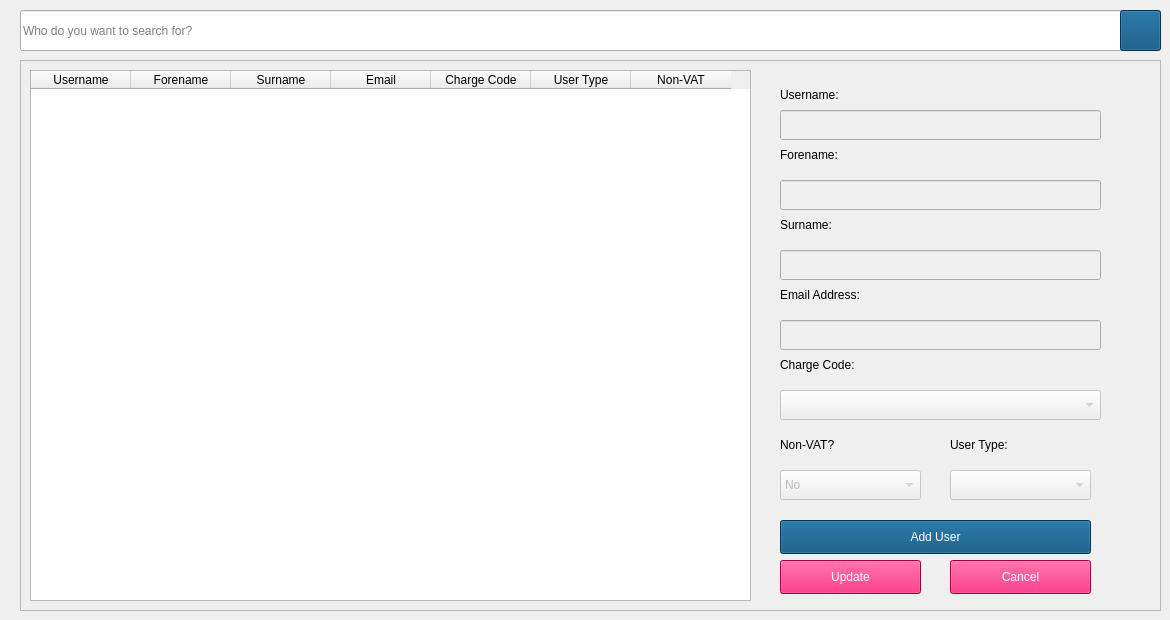
        <widget class="QWidget" name="ManageUsersWidget">
         <widget class="QFrame" name="ManageUsersFrame">
          <property name="geometry">
           <rect>
            <x>20</x>
            <y>60</y>
            <width>1141</width>
            <height>551</height>
           </rect>
          </property>
          <property name="styleSheet">
           <string notr="true">font: 12pt &quot;Verdana&quot;;</string>
          </property>
          <property name="frameShape">
           <enum>QFrame::StyledPanel</enum>
          </property>
          <property name="frameShadow">
           <enum>QFrame::Raised</enum>
          </property>
          <widget class="QLabel" name="usr_3">
           <property name="geometry">
            <rect>
             <x>760</x>
             <y>20</y>
             <width>321</width>
             <height>30</height>
            </rect>
           </property>
           <property name="styleSheet">
            <string notr="true">font: 12pt &quot;Verdana&quot;;</string>
           </property>
           <property name="text">
            <string>Username:</string>
           </property>
          </widget>
          <widget class="QLineEdit" name="ManageUsersUsernameLineEdit">
           <property name="enabled">
            <bool>false</bool>
           </property>
           <property name="geometry">
            <rect>
             <x>760</x>
             <y>50</y>
             <width>321</width>
             <height>30</height>
            </rect>
           </property>
           <property name="styleSheet">
            <string notr="true">font: 12pt &quot;Verdana&quot;;</string>
           </property>
          </widget>
          <widget class="QLineEdit" name="ManageUsersForenameLineEdit">
           <property name="enabled">
            <bool>false</bool>
           </property>
           <property name="geometry">
            <rect>
             <x>760</x>
             <y>120</y>
             <width>321</width>
             <height>30</height>
            </rect>
           </property>
           <property name="styleSheet">
            <string notr="true">font: 12pt &quot;Verdana&quot;;</string>
           </property>
          </widget>
          <widget class="QLabel" name="fore_3">
           <property name="geometry">
            <rect>
             <x>760</x>
             <y>80</y>
             <width>321</width>
             <height>30</height>
            </rect>
           </property>
           <property name="styleSheet">
            <string notr="true">font: 12pt &quot;Verdana&quot;;</string>
           </property>
           <property name="text">
            <string>Forename:</string>
           </property>
          </widget>
          <widget class="QLineEdit" name="ManageUsersSurnameLineEdit">
           <property name="enabled">
            <bool>false</bool>
           </property>
           <property name="geometry">
            <rect>
             <x>760</x>
             <y>190</y>
             <width>321</width>
             <height>30</height>
            </rect>
           </property>
           <property name="styleSheet">
            <string notr="true">font: 12pt &quot;Verdana&quot;;</string>
           </property>
           <property name="text">
            <string/>
           </property>
          </widget>
          <widget class="QLabel" name="label_34">
           <property name="geometry">
            <rect>
             <x>760</x>
             <y>150</y>
             <width>321</width>
             <height>30</height>
            </rect>
           </property>
           <property name="styleSheet">
            <string notr="true">font: 12pt &quot;Verdana&quot;;</string>
           </property>
           <property name="text">
            <string>Surname:</string>
           </property>
          </widget>
          <widget class="QLineEdit" name="ManageUsersEmailLineEdit">
           <property name="enabled">
            <bool>false</bool>
           </property>
           <property name="geometry">
            <rect>
             <x>760</x>
             <y>260</y>
             <width>321</width>
             <height>30</height>
            </rect>
           </property>
           <property name="styleSheet">
            <string notr="true">font: 12pt &quot;Verdana&quot;;</string>
           </property>
          </widget>
          <widget class="QLabel" name="label_35">
           <property name="geometry">
            <rect>
             <x>760</x>
             <y>220</y>
             <width>321</width>
             <height>30</height>
            </rect>
           </property>
           <property name="styleSheet">
            <string notr="true">font: 12pt &quot;Verdana&quot;;</string>
           </property>
           <property name="text">
            <string>Email Address:</string>
           </property>
          </widget>
          <widget class="QLabel" name="label_36">
           <property name="geometry">
            <rect>
             <x>760</x>
             <y>290</y>
             <width>321</width>
             <height>30</height>
            </rect>
           </property>
           <property name="styleSheet">
            <string notr="true">font: 12pt &quot;Verdana&quot;;</string>
           </property>
           <property name="text">
            <string>Charge Code:</string>
           </property>
          </widget>
          <widget class="QPushButton" name="ManageUsersUpdateButton">
           <property name="geometry">
            <rect>
             <x>760</x>
             <y>500</y>
             <width>141</width>
             <height>34</height>
            </rect>
           </property>
           <property name="styleSheet">
            <string notr="true">font: 12pt &quot;Verdana&quot;;
background-color: rgb(231, 0, 90);
color: rgb(255, 255, 255);</string>
           </property>
           <property name="text">
            <string>Update</string>
           </property>
          </widget>
          <widget class="QPushButton" name="ManageUsersCancelButton">
           <property name="geometry">
            <rect>
             <x>930</x>
             <y>500</y>
             <width>141</width>
             <height>34</height>
            </rect>
           </property>
           <property name="styleSheet">
            <string notr="true">font: 12pt &quot;Verdana&quot;;
background-color: rgb(231, 0, 90);
color: rgb(255, 255, 255);</string>
           </property>
           <property name="text">
            <string>Cancel</string>
           </property>
          </widget>
          <widget class="QLabel" name="label_37">
           <property name="geometry">
            <rect>
             <x>930</x>
             <y>370</y>
             <width>100</width>
             <height>30</height>
            </rect>
           </property>
           <property name="styleSheet">
            <string notr="true">font: 12pt &quot;Verdana&quot;;</string>
           </property>
           <property name="text">
            <string>User Type:</string>
           </property>
          </widget>
          <widget class="QComboBox" name="ManageUsersUserTypeCombo">
           <property name="enabled">
            <bool>false</bool>
           </property>
           <property name="geometry">
            <rect>
             <x>930</x>
             <y>410</y>
             <width>141</width>
             <height>30</height>
            </rect>
           </property>
           <property name="styleSheet">
            <string notr="true">font: 12pt &quot;Verdana&quot;;</string>
           </property>
          </widget>
          <widget class="QComboBox" name="ManageUsersVATTypeCombo">
           <property name="enabled">
            <bool>false</bool>
           </property>
           <property name="geometry">
            <rect>
             <x>760</x>
             <y>410</y>
             <width>141</width>
             <height>30</height>
            </rect>
           </property>
           <property name="styleSheet">
            <string notr="true">font: 12pt &quot;Verdana&quot;;</string>
           </property>
           <item>
            <property name="text">
             <string>No</string>
            </property>
           </item>
           <item>
            <property name="text">
             <string>Yes</string>
            </property>
           </item>
          </widget>
          <widget class="QLabel" name="label_38">
           <property name="geometry">
            <rect>
             <x>760</x>
             <y>370</y>
             <width>121</width>
             <height>30</height>
            </rect>
           </property>
           <property name="styleSheet">
            <string notr="true">font: 12pt &quot;Verdana&quot;;</string>
           </property>
           <property name="text">
            <string>Non-VAT?</string>
           </property>
          </widget>
          <widget class="QTableWidget" name="ManageUsersTable">
           <property name="geometry">
            <rect>
             <x>10</x>
             <y>10</y>
             <width>721</width>
             <height>531</height>
            </rect>
           </property>
           <property name="styleSheet">
            <string notr="true">font: 10pt &quot;Verdana&quot;;</string>
           </property>
           <property name="editTriggers">
            <set>QAbstractItemView::NoEditTriggers</set>
           </property>
           <property name="sortingEnabled">
            <bool>true</bool>
           </property>
           <column>
            <property name="text">
             <string>Username</string>
            </property>
           </column>
           <column>
            <property name="text">
             <string>Forename</string>
            </property>
           </column>
           <column>
            <property name="text">
             <string>Surname</string>
            </property>
           </column>
           <column>
            <property name="text">
             <string>Email</string>
            </property>
           </column>
           <column>
            <property name="text">
             <string>Charge Code</string>
            </property>
           </column>
           <column>
            <property name="text">
             <string>User Type</string>
            </property>
           </column>
           <column>
            <property name="text">
             <string>Non-VAT</string>
            </property>
           </column>
          </widget>
          <widget class="QComboBox" name="ManageUsersChargeCodeCombo">
           <property name="enabled">
            <bool>false</bool>
           </property>
           <property name="geometry">
            <rect>
             <x>760</x>
             <y>330</y>
             <width>321</width>
             <height>30</height>
            </rect>
           </property>
           <property name="styleSheet">
            <string notr="true">font: 12pt &quot;Verdana&quot;;</string>
           </property>
          </widget>
          <widget class="QPushButton" name="ManageUsersAddUserButton">
           <property name="geometry">
            <rect>
             <x>760</x>
             <y>460</y>
             <width>311</width>
             <height>34</height>
            </rect>
           </property>
           <property name="styleSheet">
            <string notr="true">background-color: rgb(0, 72, 119);
font: 12pt &quot;Verdana&quot;;
color: rgb(255, 255, 255);</string>
           </property>
           <property name="text">
            <string>Add User</string>
           </property>
          </widget>
         </widget>
         <widget class="QLineEdit" name="ManageUsersSearchLineEdit">
          <property name="geometry">
           <rect>
            <x>20</x>
            <y>10</y>
            <width>1141</width>
            <height>41</height>
           </rect>
          </property>
          <property name="styleSheet">
           <string notr="true">font: 8pt &quot;Verdana&quot;;</string>
          </property>
          <property name="placeholderText">
           <string>Who do you want to search for?</string>
          </property>
         </widget>
         <widget class="QPushButton" name="ManageUsersSearchButton">
          <property name="geometry">
           <rect>
            <x>1120</x>
            <y>10</y>
            <width>41</width>
            <height>41</height>
           </rect>
          </property>
          <property name="styleSheet">
           <string notr="true">background-color: rgb(0, 72, 119);
font: 8pt &quot;Verdana&quot;;</string>
          </property>
          <property name="text">
           <string/>
          </property>
          <property name="icon">
           <iconset resource="resource.qrc">
            <normaloff>:/img/img/search.png</normaloff>:/img/img/search.png</iconset>
          </property>
         </widget>
        </widget>
